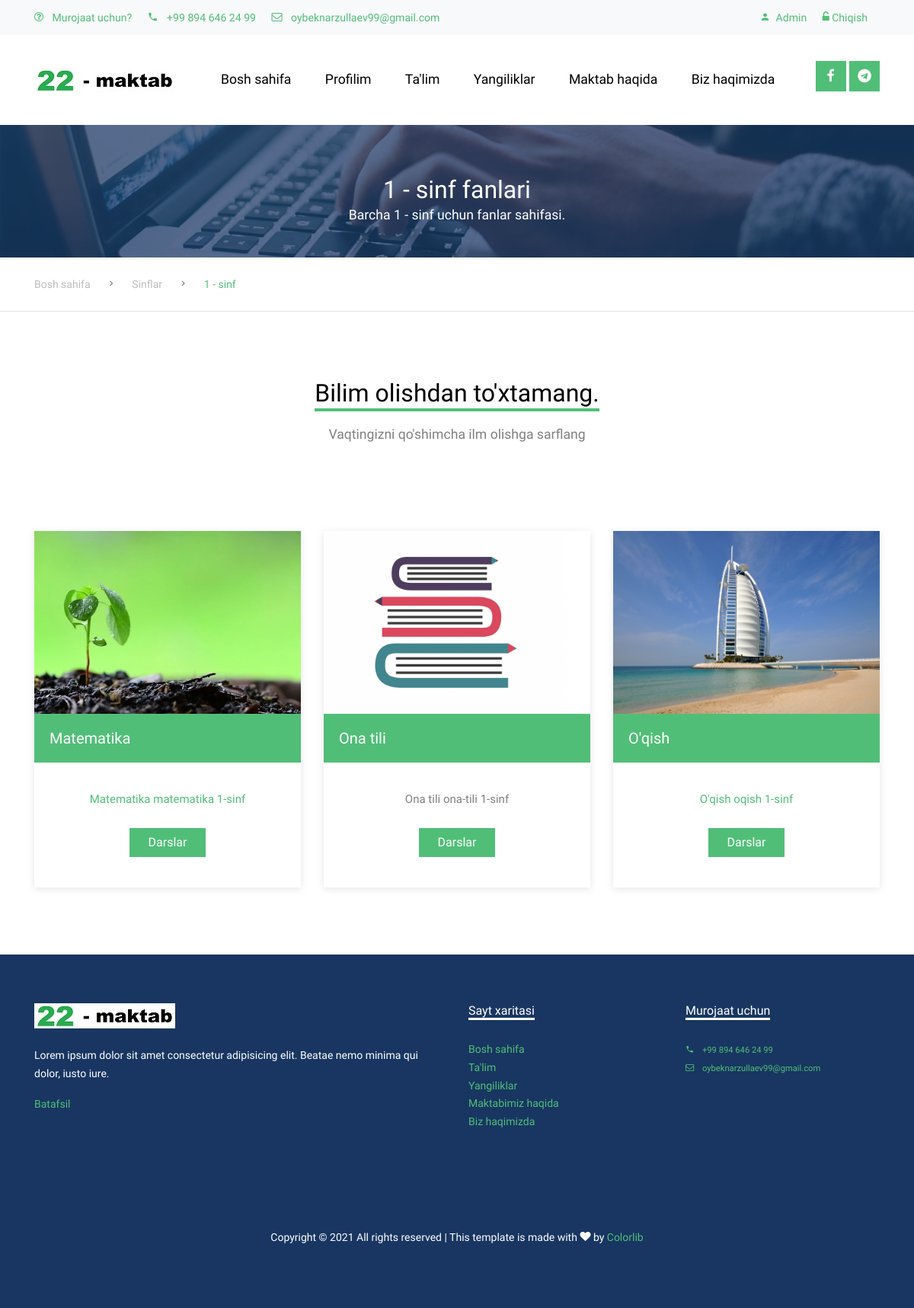
Screenshot of /curriculum/1-sinf/ (signed in) with the database file from the repository.
### curriculum/models.py (models this page shows, shortened)
class Standard(models.Model):
    name = models.CharField(max_length=100, unique=True)
    slug = models.SlugField(null=True, blank=True)
    description = models.TextField(max_length=500, blank=True)

class Subject(models.Model):
    name = models.CharField(max_length=100)
    slug = models.SlugField(null=True, blank=True)
    standard = models.ForeignKey(Standard, on_delete=models.CASCADE, related_name='subjects')
    image = models.ImageField(upload_to=save_subject_image, blank=True, verbose_name='Subject Image')
    description = models.TextField(max_length=500, blank=True)

### curriculum/views.py (the view)
# urls.py: path('<slug:slug>/', views.SubjectListView.as_view(), name='subject_list'),
class SubjectListView(DetailView):
    context_object_name = 'standards'
    model = Standard
    template_name = 'curriculum/subject_list_view.html'

### curriculum/templates/curriculum/subject_list_view.html (shortened to what this page needs)
{% extends 'base.html' %} {% load static %}  {% block content %}
{% if user.is_authenticated %}
<div class="site-section ftco-subscribe-1 site-blocks-cover pb-4"
  style="background-image: url('{% static 'images/bg_1.jpg' %}')">
  <div class="container">
    <div class="row align-items-end justify-content-center text-center">
      <div class="col-lg-7">
        <h2 class="mb-0">{{standards.name}} fanlari</h2>
        <p>Barcha {{standards.name}} uchun fanlar sahifasi.</p>
      </div>
    </div>
  </div>
</div>
<div class="custom-breadcrumns border-bottom">
  <div class="container">
    <a href="{% url 'index' %}">Bosh sahifa</a>
    <span class="mx-3 icon-keyboard_arrow_right"></span>
    <a href="{% url 'curriculum:standard_list' %}">Sinflar</a>
    <span class="mx-3 icon-keyboard_arrow_right"></span>
    <span class="current">{{standards.name}}</span>
  </div>
</div>
<div class="site-section" id="courses">
  <div class="container">
    <div class="row mb-5 justify-content-center text-center">
      <div class="col-lg-6 mb-5">
        <h2 class="section-title-underline mb-3">
          <span>Bilim olishdan to'xtamang.</span>
        </h2>
        <p>Vaqtingizni qo'shimcha ilm olishga sarflang</p>
      </div>
    </div>
    {% if not standards.subjects.all %}
    <div style="text-align: center;">
      <svg xmlns="http://www.w3.org/2000/svg" width="32" height="32" fill="currentColor"
        class="bi bi-exclamation-triangle" viewBox="0 0 16 16">
        <path
          d="M7.938 2.016A.13.13 0 0 1 8.002 2a.13.13 0 0 1 .063.016.146.146 0 0 1 .054.057l6.857 11.667c.036.06.035.124.002.183a.163.163 0 0 1-.054.06.116.116 0 0 1-.066.017H1.146a.115.115 0 0 1-.066-.017.163.163 0 0 1-.054-.06.176.176 0 0 1 .002-.183L7.884 2.073a.147.147 0 0 1 .054-.057zm1.044-.45a1.13 1.13 0 0 0-1.96 0L.165 13.233c-.457.778.091 1.767.98 1.767h13.713c.889 0 1.438-.99.98-1.767L8.982 1.566z" />
        <path
          d="M7.002 12a1 1 0 1 1 2 0 1 1 0 0 1-2 0zM7.1 5.995a.905.905 0 1 1 1.8 0l-.35 3.507a.552.552 0 0 1-1.1 0L7.1 5.995z" />
      </svg>
      <h3> Fanlar mavjud emas!</h3>
    </div>
    {% else %}
    <div class="row justify-content-center">
      {% for subject in standards.subjects.all %}
      <div class="col-lg-4">
        <div class="course-1-item" style="width: 100%;">
          <figure class="thumnail">
            <a href="course-single.html">
              {% if subject.image %}
              <img src="{{subject.image.url|default_if_none:'#'}}" alt="Image" class="img-fluid"
                style="height: 15rem; width:100%; object-fit: cover;">
              {% else %}
              <img src="{% static 'images/subject.jpg' %}" alt="Image" class="img-fluid"
                style="height: 15rem; background-size: cover; object-fit: cover;" /></a>
            {% endif %}
            <div class="category">
              <h3>{{subject.name}}</h3>
            </div>
          </figure>
          <div class="course-1-content pb-4">
            <p class="desc mb-4">
              {{subject.description|truncatechars:75}}
              {{subject.slug}} {{standards.slug}}
            </p>
            <p>
              <a href="{% url 'curriculum:lesson_list'  standard=standards.slug slug=subject.slug %}"
                class="btn btn-primary rounded-0 px-4">Darslar</a>
            </p>
          </div>
        </div>
      </div>
      {% endfor %}
    </div>
  </div>
  {% endif %}
</div>
</div>
{% endif %}
{% endblock content %}

### static/css/style.css (style rules this page uses)
body { line-height: 1.7; color: gray; font-weight: 300; font-size: 1.1rem; }
a { -webkit-transition: 0.3s all ease; -o-transition: 0.3s all ease; transition: 0.3s all ease; }
h1, h2, h3, h4, h5, .h1, .h2, .h3, .h4, .h5 { font-family: "Muli", -apple-system, BlinkMacSystemFont, "Segoe UI", Roboto, "Helvetica Neue", Arial, sans-serif, "Apple Color Emoji", "Segoe UI Emoji", "Segoe UI Symbol", "Noto Color Emoji"; }
.site-section { padding: 2.5em 0; }
@media (min-width: 768px) { .site-section { padding: 5em 0; } }
.sticky-wrapper + .site-blocks-cover { margin-top: 96px; }
.custom-breadcrumns { padding: 20px 0; }
.custom-breadcrumns span, .custom-breadcrumns a { font-size: 14px; }
.custom-breadcrumns a { display: inline-block; color: #bdbdbd; }
.custom-breadcrumns .current { color: #51be78; }
.section-title-underline { color: #000; }
.section-title-underline span { display: inline-block; border-bottom: 4px solid #51be78; }
.course-1-item { -webkit-box-shadow: 0 2px 10px 0 rgba(0, 0, 0, 0.1); box-shadow: 0 2px 10px 0 rgba(0, 0, 0, 0.1); }
.course-1-item figure { position: relative; }
.course-1-item .category { background: #51be78; padding: 20px; }
.course-1-item .category h3 { color: #fff; font-size: 20px; margin-bottom: 0; }
.course-1-item .course-1-content { padding: 20px 40px; text-align: center; }
.course-1-item .course-1-content .desc { font-size: 15px; }
.ftco-subscribe-1 { background-size: cover; background-position: center center; background-repeat: no-repeat; position: relative; }
.ftco-subscribe-1:before { position: absolute; content: ""; background: #183661; opacity: 0.7; z-index: 1; top: 0; left: 0; right: 0; bottom: 0; }
.ftco-subscribe-1 > .container { position: relative; z-index: 2; }
.ftco-subscribe-1 > .container h2, .ftco-subscribe-1 > .container p { color: #fff; }

### rows the page displays
Standard: name "1 - sinf", slug "1-sinf"
Subject: image (picture), name "Matematika", description "Matematika", slug "matematika"
Subject: name "Ona tili", description "Ona tili", slug "ona-tili"
Subject: image (picture), name "O'qish", description "O'qish", slug "oqish"
